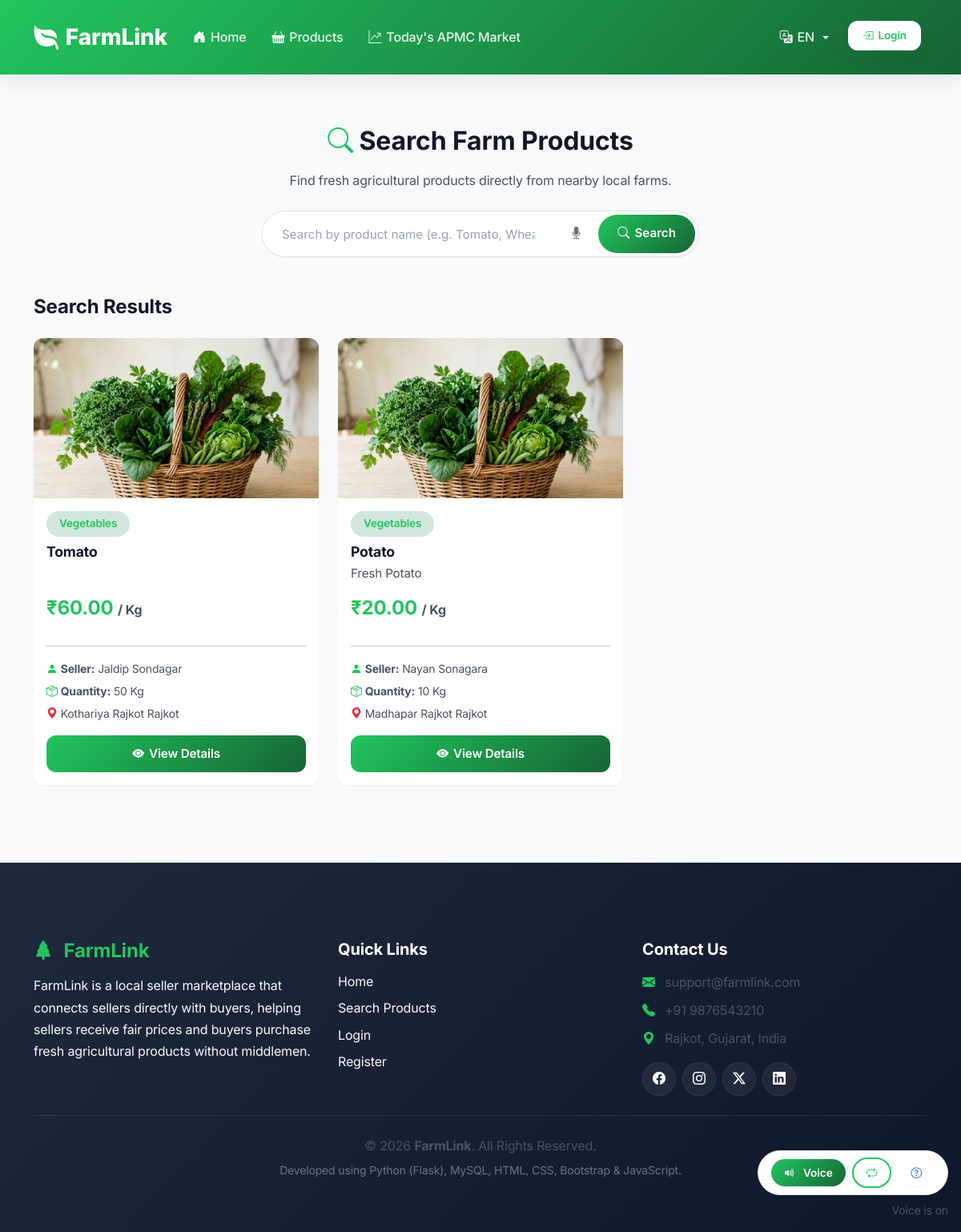
The app's page /product/search with its own data.
### models/product.py (models this page shows, shortened)
class Product(db.Model):
    __tablename__ = "products"
    id = db.Column(
        db.Integer,
        primary_key=True
    )
    farmer_id = db.Column(
        db.Integer,
        db.ForeignKey("users.id", ondelete="CASCADE"),
        nullable=False
    )
    category_id = db.Column(
        db.Integer,
        db.ForeignKey("categories.id", ondelete="CASCADE"),
        nullable=False
    )
    title = db.Column(
        db.String(150),
        nullable=False
    )
    description = db.Column(
        db.Text
    )
    price = db.Column(
        db.Numeric(10, 2),
        nullable=False
    )
    quantity = db.Column(
        db.Integer,
        nullable=False
    )
    unit = db.Column(
        db.String(20)
    )
    image = db.Column(
        db.String(255)
    )
    district_id = db.Column(
        db.Integer,
        db.ForeignKey("districts.id")
    )
    taluka_id = db.Column(
        db.Integer,
        db.ForeignKey("talukas.id")
    )
    village_id = db.Column(
        db.Integer,
        db.ForeignKey("villages.id")
    )
    status = db.Column(
        db.Enum(
            "Available",
            "Sold"
        ),
        default="Available"
    )
    allow_bargaining = db.Column(
        db.Boolean,
        default=False
    )
    min_price = db.Column(
        db.Numeric(10, 2),
        default=0.00
    )
    created_at = db.Column(
        db.DateTime,
        server_default=db.func.current_timestamp()
    )
    category = db.relationship(
        'Category',
        primaryjoin='Product.category_id == Category.id',
        backref=db.backref('products_list', lazy=True, cascade='all, delete-orphan')
    )
    farmer = db.relationship('User', primaryjoin='Product.farmer_id == User.id', backref=db.backref('products_list', lazy=True))
    district = db.relationship('District', primaryjoin='Product.district_id == District.id')
    taluka = db.relationship('Taluka', primaryjoin='Product.taluka_id == Taluka.id')
    village = db.relationship('Village', primaryjoin='Product.village_id == Village.id')
    @staticmethod
    def delete(product_id):
        product = Product.query.get(
            product_id
        )
        if product:
            db.session.delete(product)
            db.session.commit()
            return True
        return False

### models/category.py (models this page shows, shortened)
class Category(db.Model):
    __tablename__ = "categories"
    id = db.Column(
        db.Integer,
        primary_key=True
    )
    name = db.Column(
        db.String(100),
        unique=True,
        nullable=False
    )
    description = db.Column(
        db.Text
    )
    created_at = db.Column(
        db.DateTime,
        server_default=db.func.current_timestamp()
    )

### models/user.py (models this page shows, shortened)
class User(UserMixin, db.Model):
    __tablename__ = "users"
    id = db.Column(
        db.Integer,
        primary_key=True
    )
    full_name = db.Column(
        db.String(150),
        nullable=False
    )
    email = db.Column(
        db.String(150),
        unique=True,
        nullable=False
    )
    phone = db.Column(
        db.String(15),
        unique=True,
        nullable=False
    )
    password = db.Column(
        db.String(255),
        nullable=False
    )
    role = db.Column(
        db.Enum(
            "admin",
            "farmer",
            "buyer"
        ),
        default="buyer"
    )
    district_id = db.Column(
        db.Integer,
        db.ForeignKey("districts.id")
    )
    taluka_id = db.Column(
        db.Integer,
        db.ForeignKey("talukas.id")
    )
    village_id = db.Column(
        db.Integer,
        db.ForeignKey("villages.id")
    )
    address = db.Column(
        db.Text
    )
    profile_image = db.Column(
        db.String(255)
    )
    is_verified = db.Column(
        db.Boolean,
        default=False
    )
    created_at = db.Column(
        db.DateTime,
        server_default=db.func.current_timestamp()
    )
    district = db.relationship('District', primaryjoin='User.district_id == District.id')
    taluka = db.relationship('Taluka', primaryjoin='User.taluka_id == Taluka.id')
    village = db.relationship('Village', primaryjoin='User.village_id == Village.id')

### models/location.py (models this page shows)
class Village(db.Model):
    __tablename__ = "villages"
    id = db.Column(
        db.Integer,
        primary_key=True
    )
    district_id = db.Column(
        db.Integer,
        nullable=False
    )
    taluka_id = db.Column(
        db.Integer,
        nullable=False
    )
    name = db.Column(
        db.String(100),
        nullable=False
    )

class Taluka(db.Model):
    __tablename__ = "talukas"
    id = db.Column(
        db.Integer,
        primary_key=True
    )
    district_id = db.Column(
        db.Integer,
        nullable=False
    )
    name = db.Column(
        db.String(100),
        nullable=False
    )

class District(db.Model):
    __tablename__ = "districts"
    id = db.Column(
        db.Integer,
        primary_key=True
    )
    name = db.Column(
        db.String(100),
        unique=True,
        nullable=False
    )

### routes/product.py (the view)
@product_bp.route("/search")
def search_products():
    keyword = request.args.get(
        "keyword",
        ""
    )
    products = Product.query.filter(
        Product.title.ilike(
            f"%{keyword}%"
        )
    ).all()
    return render_template(
        "search_results.html",
        products=products,
        keyword=keyword
    )

### templates/buyer/search_results.html (shortened to what this page needs)
{% extends "base.html" %}
{% block content %}
<div class="container py-5">
    <div class="text-center mb-4">
        <h2 class="fw-bold">
            <i class="bi bi-search text-success"></i>
            {{ _('search_farm_products') }}
        </h2>
        <p class="text-muted">
            {{ _('search_farm_products_desc') }}
        </p>
    </div>
    <div class="row justify-content-center mb-5">
        <div class="col-lg-6">
            <form method="GET" action="/buyer/search" class="d-flex shadow-sm rounded-pill overflow-hidden bg-white border">
                <input id="voice-search-input" type="text"
                       class="form-control border-0 px-4 py-3"
                       name="keyword"
                       placeholder="{{ _('search_placeholder') }}"
                       value="{{ keyword }}"
                       required>
                <button id="voice-search-btn" type="button" class="btn btn-outline-secondary px-3 rounded-pill m-1 me-0" title="Voice Search">
                    <i class="bi bi-mic-fill"></i>
                </button>
                <button type="submit" class="btn btn-success px-4 rounded-pill m-1">
                    <i class="bi bi-search"></i> {{ _('search') }}
                </button>
            </form>
        </div>
    </div>
    <div>
        <h4 class="fw-bold mb-4">{{ _('search_results') }}</h4>
        <div class="row g-4">
            {% for product in products %}
            <div class="col-lg-4 col-md-6">
                <div class="card shadow-sm border-0 h-100 rounded-3 overflow-hidden d-flex flex-column">
                    <img src="{{ url_for('static', filename='uploads/' + product.image if product.image else 'uploads/products/default.jpg') }}"
                         class="card-img-top"
                         alt="Product Image"
                         style="height: 200px; object-fit: cover;">
                    <div class="card-body p-3 d-flex flex-column">
                        <span class="badge bg-success-subtle text-success align-self-start mb-2">
                            {{ product.category.name if product.category else 'N/A' }}
                        </span>
                        <h5 class="card-title fw-bold mb-1">{{ product.title }}</h5>
                        <p class="card-text text-muted small flex-grow-1">{{ product.description }}</p>
                        <h4 class="text-success fw-bold">₹{{ product.price }} <small class="text-muted fs-6">/ {{ product.unit }}</small></h4>
                        <hr>
                        <p class="mb-1 small">
                            <i class="bi bi-person-fill text-success"></i> <strong>{{ _('seller') }}:</strong> {{ product.farmer.full_name if product.farmer else 'N/A' }}
                        </p>
                        <p class="mb-1 small">
                            <i class="bi bi-box-seam text-success"></i> <strong>{{ _('quantity') }}:</strong> {{ product.quantity }} {{ product.unit }}
                        </p>
                        <p class="mb-3 small">
                            <i class="bi bi-geo-alt-fill text-danger"></i>
                            {{ product.village.name if product.village else '' }} {{ product.taluka.name if product.taluka else '' }} {{ product.district.name if product.district else '' }}
                        </p>
                        <a href="/buyer/product/{{ product.id }}" class="btn btn-success w-100 mt-auto">
                            <i class="bi bi-eye-fill"></i> {{ _('view_details') }}
                        </a>
                    </div>
                </div>
            </div>
            {% endfor %}
        </div>
    </div>
</div>
{% endblock %}

### records on screen
Product: category "Vegetables", title "Tomato", price "60.00", unit "Kg", farmer "Jaldip Sondagar", quantity "50", village "Kothariya", taluka "Rajkot", district "Rajkot"
Product: category "Vegetables", title "Potato", description "Fresh Potato", price "20.00", unit "Kg", farmer "Nayan Sonagara", quantity "10", village "Madhapar", taluka "Rajkot", district "Rajkot"
